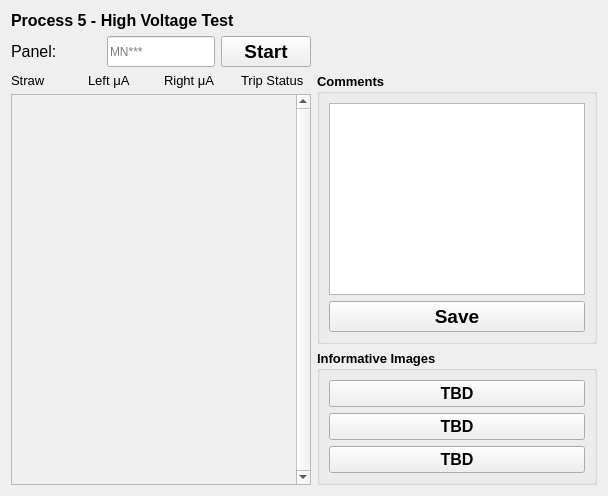
              <widget class="QWidget" name="p5HV">
               <layout class="QGridLayout" name="gridLayout_58">
                <item row="0" column="0">
                 <layout class="QGridLayout" name="gridLayout_56">
                  <item row="0" column="0" colspan="3">
                   <widget class="QLabel" name="label_36">
                    <property name="sizePolicy">
                     <sizepolicy hsizetype="Maximum" vsizetype="Maximum">
                      <horstretch>0</horstretch>
                      <verstretch>0</verstretch>
                     </sizepolicy>
                    </property>
                    <property name="font">
                     <font>
                      <pointsize>12</pointsize>
                      <weight>75</weight>
                      <bold>true</bold>
                     </font>
                    </property>
                    <property name="text">
                     <string>Process 5 - High Voltage Test</string>
                    </property>
                   </widget>
                  </item>
                  <item row="1" column="0">
                   <widget class="QLabel" name="label_145">
                    <property name="font">
                     <font>
                      <pointsize>12</pointsize>
                     </font>
                    </property>
                    <property name="text">
                     <string>Panel:</string>
                    </property>
                   </widget>
                  </item>
                  <item row="1" column="1">
                   <widget class="QLineEdit" name="panelInput5">
                    <property name="sizePolicy">
                     <sizepolicy hsizetype="Preferred" vsizetype="Preferred">
                      <horstretch>0</horstretch>
                      <verstretch>0</verstretch>
                     </sizepolicy>
                    </property>
                    <property name="text">
                     <string/>
                    </property>
                    <property name="maxLength">
                     <number>5</number>
                    </property>
                    <property name="placeholderText">
                     <string>MN***</string>
                    </property>
                   </widget>
                  </item>
                  <item row="1" column="2">
                   <widget class="QPushButton" name="startButton5">
                    <property name="sizePolicy">
                     <sizepolicy hsizetype="Preferred" vsizetype="Preferred">
                      <horstretch>0</horstretch>
                      <verstretch>0</verstretch>
                     </sizepolicy>
                    </property>
                    <property name="font">
                     <font>
                      <pointsize>14</pointsize>
                      <weight>75</weight>
                      <bold>true</bold>
                     </font>
                    </property>
                    <property name="text">
                     <string>Start</string>
                    </property>
                   </widget>
                  </item>
                 </layout>
                </item>
                <item row="1" column="0">
                 <layout class="QGridLayout" name="gridLayout_57">
                  <item row="0" column="0">
                   <layout class="QGridLayout" name="gridLayout_55">
                    <item row="0" column="0">
                     <widget class="QLabel" name="label_37">
                      <property name="font">
                       <font>
                        <pointsize>10</pointsize>
                       </font>
                      </property>
                      <property name="text">
                       <string>Straw</string>
                      </property>
                     </widget>
                    </item>
                    <item row="0" column="1">
                     <widget class="QLabel" name="label_38">
                      <property name="font">
                       <font>
                        <pointsize>10</pointsize>
                       </font>
                      </property>
                      <property name="text">
                       <string>Left μA</string>
                      </property>
                     </widget>
                    </item>
                    <item row="0" column="2">
                     <widget class="QLabel" name="label_39">
                      <property name="font">
                       <font>
                        <pointsize>10</pointsize>
                       </font>
                      </property>
                      <property name="text">
                       <string>Right μA</string>
                      </property>
                     </widget>
                    </item>
                    <item row="0" column="3">
                     <widget class="QLabel" name="label_40">
                      <property name="font">
                       <font>
                        <pointsize>10</pointsize>
                       </font>
                      </property>
                      <property name="text">
                       <string>Trip Status</string>
                      </property>
                     </widget>
                    </item>
                   </layout>
                  </item>
                  <item row="1" column="0">
                   <widget class="QScrollArea" name="scrollAreaHV">
                    <property name="enabled">
                     <bool>true</bool>
                    </property>
                    <property name="minimumSize">
                     <size>
                      <width>300</width>
                      <height>0</height>
                     </size>
                    </property>
                    <property name="font">
                     <font>
                      <pointsize>10</pointsize>
                     </font>
                    </property>
                    <property name="layoutDirection">
                     <enum>Qt::LeftToRight</enum>
                    </property>
                    <property name="lineWidth">
                     <number>1</number>
                    </property>
                    <property name="verticalScrollBarPolicy">
                     <enum>Qt::ScrollBarAlwaysOn</enum>
                    </property>
                    <property name="sizeAdjustPolicy">
                     <enum>QAbstractScrollArea::AdjustToContents</enum>
                    </property>
                    <property name="widgetResizable">
                     <bool>true</bool>
                    </property>
                    <widget class="QWidget" name="scrollContents">
                     <property name="geometry">
                      <rect>
                       <x>0</x>
                       <y>0</y>
                       <width>281</width>
                       <height>16</height>
                      </rect>
                     </property>
                    </widget>
                   </widget>
                  </item>
                 </layout>
                </item>
                <item row="1" column="1">
                 <layout class="QGridLayout" name="gridLayout_53">
                  <item row="0" column="0">
                   <widget class="QGroupBox" name="commentBoxLayout_4">
                    <property name="font">
                     <font>
                      <pointsize>10</pointsize>
                      <weight>75</weight>
                      <bold>true</bold>
                     </font>
                    </property>
                    <property name="title">
                     <string>Comments</string>
                    </property>
                    <layout class="QGridLayout" name="gridLayout_52">
                     <item row="0" column="0">
                      <widget class="QPlainTextEdit" name="commentBox5">
                       <property name="font">
                        <font>
                         <pointsize>12</pointsize>
                        </font>
                       </property>
                      </widget>
                     </item>
                     <item row="1" column="0">
                      <widget class="QPushButton" name="pro5CommentSaveButton">
                       <property name="sizePolicy">
                        <sizepolicy hsizetype="Preferred" vsizetype="Preferred">
                         <horstretch>0</horstretch>
                         <verstretch>0</verstretch>
                        </sizepolicy>
                       </property>
                       <property name="font">
                        <font>
                         <pointsize>14</pointsize>
                         <weight>75</weight>
                         <bold>true</bold>
                        </font>
                       </property>
                       <property name="text">
                        <string>Save</string>
                       </property>
                       <attribute name="buttonGroup">
                        <string notr="true">saveButtons</string>
                       </attribute>
                      </widget>
                     </item>
                    </layout>
                   </widget>
                  </item>
                  <item row="1" column="0">
                   <widget class="QGroupBox" name="images">
                    <property name="font">
                     <font>
                      <pointsize>10</pointsize>
                      <weight>75</weight>
                      <bold>true</bold>
                     </font>
                    </property>
                    <property name="title">
                     <string>Informative Images</string>
                    </property>
                    <layout class="QGridLayout" name="gridLayout_54">
                     <item row="0" column="0">
                      <widget class="QPushButton" name="picfour1_3">
                       <property name="sizePolicy">
                        <sizepolicy hsizetype="Preferred" vsizetype="Preferred">
                         <horstretch>0</horstretch>
                         <verstretch>0</verstretch>
                        </sizepolicy>
                       </property>
                       <property name="font">
                        <font>
                         <pointsize>12</pointsize>
                        </font>
                       </property>
                       <property name="text">
                        <string>TBD</string>
                       </property>
                      </widget>
                     </item>
                     <item row="1" column="0">
                      <widget class="QPushButton" name="picfour3_3">
                       <property name="sizePolicy">
                        <sizepolicy hsizetype="Preferred" vsizetype="Preferred">
                         <horstretch>0</horstretch>
                         <verstretch>0</verstretch>
                        </sizepolicy>
                       </property>
                       <property name="font">
                        <font>
                         <pointsize>12</pointsize>
                        </font>
                       </property>
                       <property name="text">
                        <string>TBD</string>
                       </property>
                      </widget>
                     </item>
                     <item row="2" column="0">
                      <widget class="QPushButton" name="picfour2_3">
                       <property name="sizePolicy">
                        <sizepolicy hsizetype="Preferred" vsizetype="Preferred">
                         <horstretch>0</horstretch>
                         <verstretch>0</verstretch>
                        </sizepolicy>
                       </property>
                       <property name="font">
                        <font>
                         <pointsize>12</pointsize>
                        </font>
                       </property>
                       <property name="text">
                        <string>TBD</string>
                       </property>
                      </widget>
                     </item>
                    </layout>
                   </widget>
                  </item>
                 </layout>
                </item>
               </layout>
              </widget>
